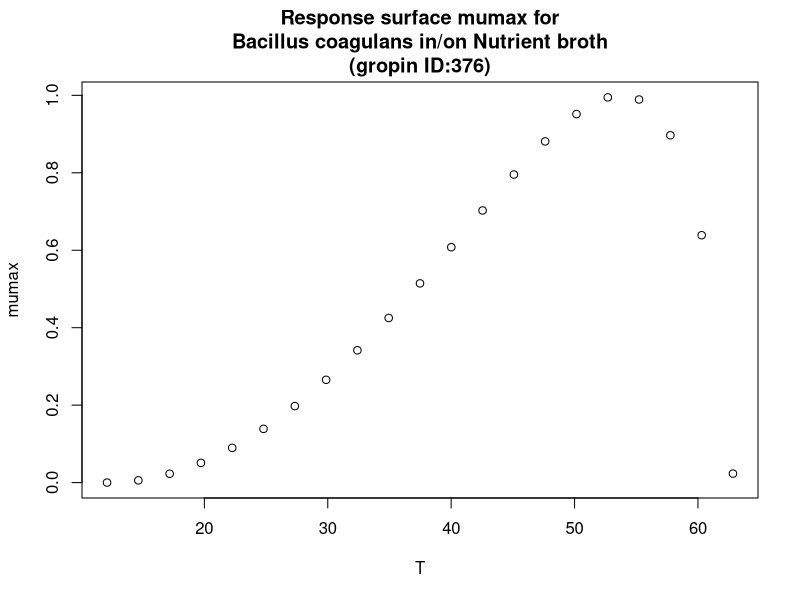

The R source for this figure:
#############################
# start of Parameter script
#############################
T <- seq(12.1121,62.8371628371628,length.out=21)
#############################
# end of Parameter script
#############################
############################# 
# start of Model script Gropin ID 376 
#############################
 
# constant coefficients for this model
 
variables <- data.frame(T)
argumentsPar <- expand.grid(variables)
 
# heart of the model
response_surface <- function(T) {
   mumax <-(1*(T-62.9)*((T-12.1)^2))/((53.8-12.1)*((53.8-12.1)*(T-53.8)-(53.8-62.9)*(53.8+12.1-2*T)))

return(mumax=mumax)
} 

# output parameters
responseSurface <- cbind(argumentsPar,response_surface(argumentsPar['T']))
colnames(responseSurface) <- c(colnames(argumentsPar),'mumax')
#############################
# End of Model script
#############################
############################# 
# start of Visualisation script Gropin ID 376 
#############################
plot(T,responseSurface$'mumax',xlab='T',
                          ylab='mumax',main='Response surface mumax for
Bacillus coagulans in/on Nutrient broth
(gropin ID:376)')
#############################
# End of Visualisation script
#############################
